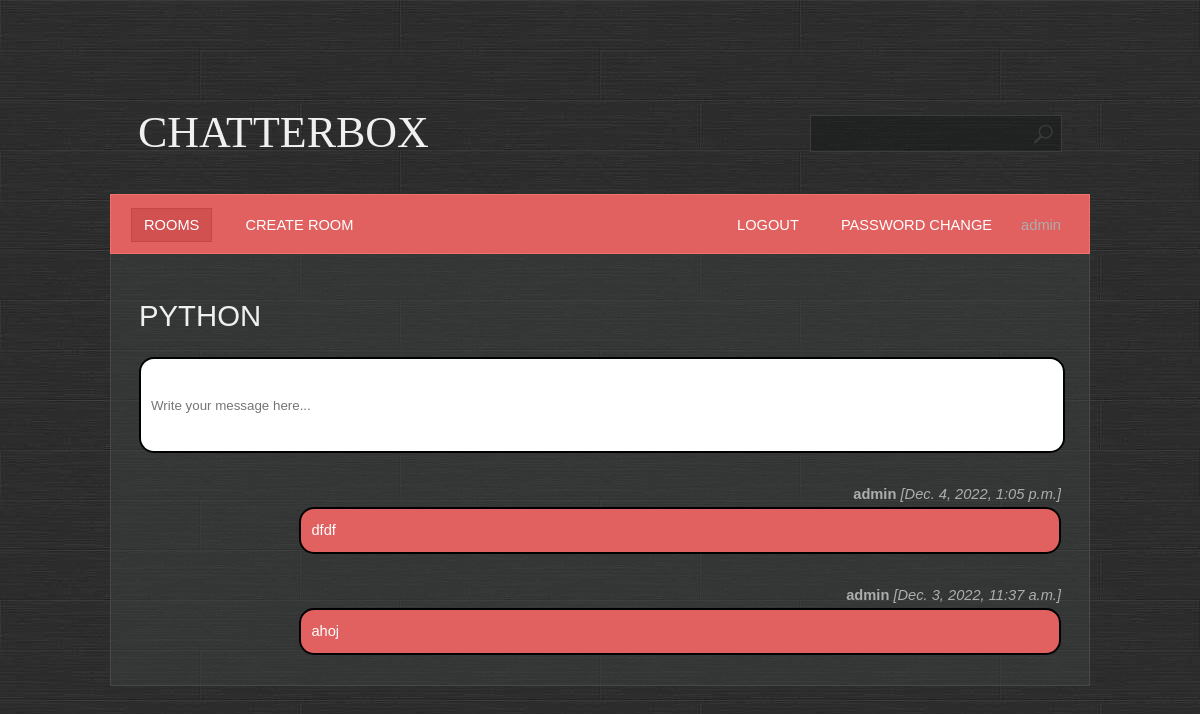
The page /room/detail/2/ (signed in) on the database its author committed.
### base/models.py (models this page shows, shortened)
class Room(Model):
    name = models.CharField(max_length=200, unique=True)
    description = models.TextField(null=True, blank=True)
    participants = models.ManyToManyField(User, related_name='participants', blank=True)
    created = models.DateTimeField(auto_now_add=True)
    updated = models.DateTimeField(auto_now=True)
    class Meta:
        ordering = ['-created', 'name']

class Message(Model):
    body = models.TextField()
    room = models.ForeignKey(Room, on_delete=models.CASCADE)
    user = models.ForeignKey(User, on_delete=models.CASCADE)
    created = models.DateTimeField(auto_now_add=True)
    updated = models.DateTimeField(auto_now=True)
    class Meta:
        ordering = ['-created', 'body']

### base/views.py (the view, shortened to what this page needs)
# urls.py: path('room/detail/<pk>/', base.views.room, name='room'),
@login_required
@permission_required(['base.view_room', 'base.view_message'])
def room(request, pk):
    LOGGER.warning(request.method)
    room = Room.objects.get(id=pk)
    messages = room.message_set.all()
    context = {'messages': messages, 'room': room}
    return render(request, template_name='base/room.html', context=context)

### base/templates/base/room.html (shortened to what this page needs)
{% extends 'main.html' %}
{% block content %}
    <h1>{{ room.name }}</h1>
    <div class="box room__message">
        {% if perms.base.add_message %}
            <form method="POST">
                <input name="body" placeholder="Write your message here..."/>
            </form>
        {% endif %}
    </div>
    {% for message in messages %}
        <div class="box">
            {% if user == message.user %}
                <div style="float: right"><b>{{ message.user }}</b> <i>[{{ message.created}}]</i></div>
                <div class="message" style="float: right; background-color: #e16060; color: white ">{{ message.body }}</div>
         {% else %}
                <div><b>{{ message.user }}</b> <i>[{{ message.created}}]</i></div>
                <div class="message">{{ message.body }}</div>
            {% endif %}
        </div>
    {% endfor %}
{% endblock %}

### templates/navbar.html
<ul>
    {% if user.is_authenticated %}
    <li class="first active">
        <a href="{% url 'rooms' %}">Rooms</a>
    </li>
    {% if perms.base.add_room %}
    <li>
        <a href="{% url 'room_create' %}">Create room</a>
    </li>
    {% endif %}
    <li class="last-child">
        {{ user.username }}
    </li>
    <li class="last-child">
        <a href="{% url 'password_change' %}">Password change</a>
    </li>
    <li class="last-child">
        <a href="{% url 'logout' %}">Logout</a>
    </li>
    {% else %}
    <li class="last-child">
        <a href="{% url 'login' %}">Login</a>
    </li>
    {% endif %}
</ul><br class="clearfix"/>

### static/styles/style.css (style rules this page uses)
* { margin: 0; padding: 0; }
a { text-decoration: underline; color: #e8e8e8; }
body { font-size: 11pt; line-height: 1.6em; font-family: Arial, sans-serif; background: #9ea3a3; color: #adadad; background: url(/static/images/bg.jpg); }
h1,h2,h3,h4 { text-transform: uppercase; font-weight: normal; color: #f0f0f0; }
ul { margin-bottom: 1.25em; }
ul { list-style: none; }
.last-child { float:right; }
.message { width: 80%; padding: 10px; color: black; background: #9ea3a3; border-radius: 15px; border: 2px solid black; }
.room__message { background: white; border-radius: 15px; border: 2px solid black; width: 100%; }
.room__message > form > input { resize: none; border: none; outline: none; padding: 10px; height: 4.5rem; width: 100%; }
.box { overflow: hidden; margin: 0 0 30px 0; }
#menu a { text-decoration: none; text-transform: uppercase; color: #ffffff; padding: 8px 12px 8px 12px; border: solid 1px #e16060; }
#menu ul { list-style: none; }
#menu ul li { display: inline; padding: 0 8px 0 8px; }
#menu ul li.first { padding-left: 0; }
#menu ul li.active a { background: #D15050; border: solid 1px #C64545; }

### rows shown on the page
Room: name "PYTHON"
Message: user "admin", created "Dec. 4, 2022, 1:05 p.m.", body "dfdf"
Message: user "admin", created "Dec. 3, 2022, 11:37 a.m.", body "ahoj"

### other values the page prints
{{ user.username }} "admin"
